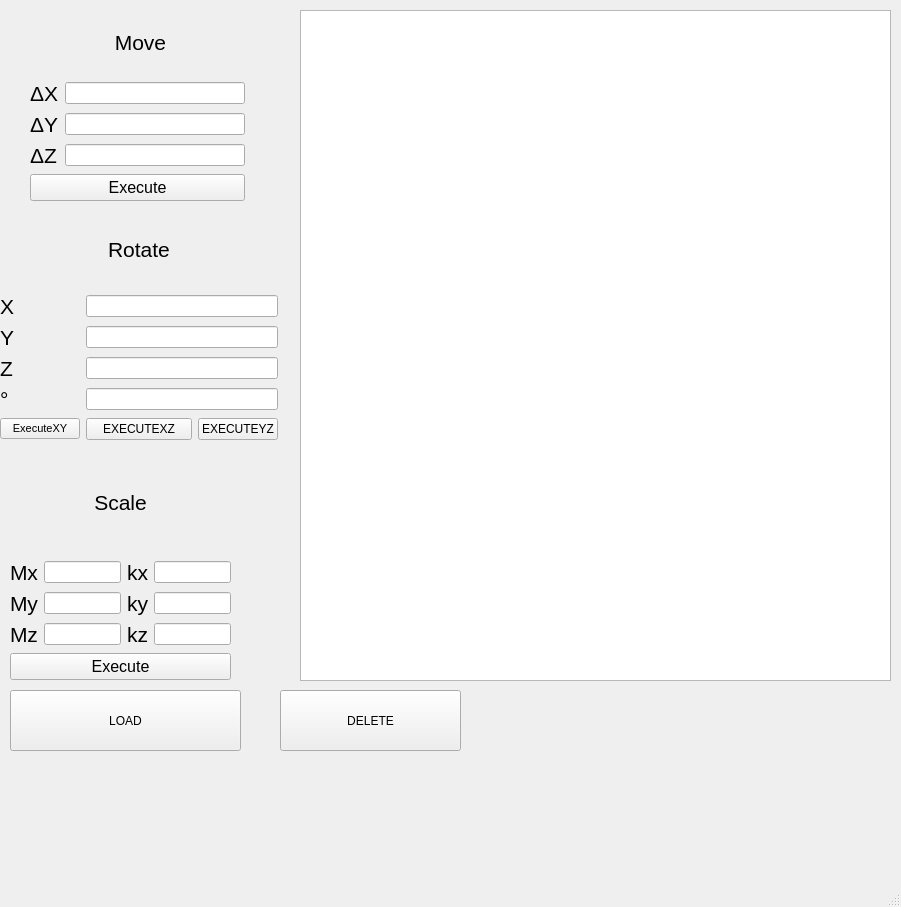
<?xml version="1.0" encoding="UTF-8"?>
<ui version="4.0">
 <class>MainWindow</class>
 <widget class="QMainWindow" name="MainWindow">
  <property name="geometry">
   <rect>
    <x>0</x>
    <y>0</y>
    <width>901</width>
    <height>907</height>
   </rect>
  </property>
  <property name="windowTitle">
   <string>MainWindow</string>
  </property>
  <widget class="QWidget" name="centralwidget">
   <widget class="QWidget" name="gridLayoutWidget">
    <property name="geometry">
     <rect>
      <x>30</x>
      <y>10</y>
      <width>221</width>
      <height>191</height>
     </rect>
    </property>
    <layout class="QGridLayout" name="gridLayout">
     <item row="1" column="0">
      <widget class="QLabel" name="label_4">
       <property name="font">
        <font>
         <pointsize>16</pointsize>
        </font>
       </property>
       <property name="text">
        <string>ΔX</string>
       </property>
      </widget>
     </item>
     <item row="0" column="0" colspan="3">
      <widget class="QLabel" name="label">
       <property name="font">
        <font>
         <pointsize>16</pointsize>
        </font>
       </property>
       <property name="text">
        <string>Move</string>
       </property>
       <property name="alignment">
        <set>Qt::AlignCenter</set>
       </property>
      </widget>
     </item>
     <item row="3" column="0">
      <widget class="QLabel" name="label_6">
       <property name="font">
        <font>
         <pointsize>16</pointsize>
        </font>
       </property>
       <property name="text">
        <string>ΔZ</string>
       </property>
      </widget>
     </item>
     <item row="2" column="0">
      <widget class="QLabel" name="label_5">
       <property name="font">
        <font>
         <pointsize>16</pointsize>
        </font>
       </property>
       <property name="text">
        <string>ΔY</string>
       </property>
      </widget>
     </item>
     <item row="4" column="0" colspan="2">
      <widget class="QPushButton" name="pushButton">
       <property name="font">
        <font>
         <pointsize>12</pointsize>
        </font>
       </property>
       <property name="text">
        <string>Execute</string>
       </property>
      </widget>
     </item>
     <item row="2" column="1">
      <widget class="QLineEdit" name="inputMovY"/>
     </item>
     <item row="1" column="1">
      <widget class="QLineEdit" name="inputMovX"/>
     </item>
     <item row="3" column="1">
      <widget class="QLineEdit" name="inputMovZ"/>
     </item>
    </layout>
   </widget>
   <widget class="QWidget" name="gridLayoutWidget_2">
    <property name="geometry">
     <rect>
      <x>0</x>
      <y>210</y>
      <width>278</width>
      <height>230</height>
     </rect>
    </property>
    <layout class="QGridLayout" name="gridLayout_2">
     <item row="2" column="0">
      <widget class="QLabel" name="label_7">
       <property name="font">
        <font>
         <pointsize>16</pointsize>
        </font>
       </property>
       <property name="text">
        <string>Y</string>
       </property>
      </widget>
     </item>
     <item row="4" column="1" colspan="3">
      <widget class="QLineEdit" name="inputRotateAngle"/>
     </item>
     <item row="5" column="3">
      <widget class="QPushButton" name="buttonExecYZ">
       <property name="text">
        <string>EXECUTEYZ</string>
       </property>
      </widget>
     </item>
     <item row="4" column="0">
      <widget class="QLabel" name="label_10">
       <property name="font">
        <font>
         <pointsize>16</pointsize>
        </font>
       </property>
       <property name="text">
        <string>°</string>
       </property>
      </widget>
     </item>
     <item row="2" column="1" colspan="3">
      <widget class="QLineEdit" name="inputRotateY"/>
     </item>
     <item row="1" column="1" colspan="3">
      <widget class="QLineEdit" name="inputRotateX"/>
     </item>
     <item row="1" column="0">
      <widget class="QLabel" name="label_9">
       <property name="font">
        <font>
         <pointsize>16</pointsize>
        </font>
       </property>
       <property name="text">
        <string>X</string>
       </property>
      </widget>
     </item>
     <item row="3" column="1" colspan="3">
      <widget class="QLineEdit" name="inputRotateZ"/>
     </item>
     <item row="3" column="0">
      <widget class="QLabel" name="label_8">
       <property name="font">
        <font>
         <pointsize>16</pointsize>
        </font>
       </property>
       <property name="text">
        <string>Z</string>
       </property>
      </widget>
     </item>
     <item row="0" column="0" colspan="4">
      <widget class="QLabel" name="label_2">
       <property name="font">
        <font>
         <pointsize>16</pointsize>
        </font>
       </property>
       <property name="text">
        <string>Rotate</string>
       </property>
       <property name="alignment">
        <set>Qt::AlignCenter</set>
       </property>
      </widget>
     </item>
     <item row="5" column="0">
      <widget class="QPushButton" name="buttonExecXY">
       <property name="font">
        <font>
         <pointsize>8</pointsize>
        </font>
       </property>
       <property name="text">
        <string>ExecuteXY</string>
       </property>
      </widget>
     </item>
     <item row="5" column="1" colspan="2">
      <widget class="QPushButton" name="buttonExecXZ">
       <property name="text">
        <string>EXECUTEXZ</string>
       </property>
      </widget>
     </item>
    </layout>
   </widget>
   <widget class="QWidget" name="gridLayoutWidget_3">
    <property name="geometry">
     <rect>
      <x>10</x>
      <y>450</y>
      <width>221</width>
      <height>230</height>
     </rect>
    </property>
    <layout class="QGridLayout" name="gridLayout_3">
     <item row="1" column="0">
      <widget class="QLabel" name="label_11">
       <property name="font">
        <font>
         <pointsize>16</pointsize>
        </font>
       </property>
       <property name="text">
        <string>Mx</string>
       </property>
      </widget>
     </item>
     <item row="2" column="1">
      <widget class="QLineEdit" name="inputMy"/>
     </item>
     <item row="3" column="0">
      <widget class="QLabel" name="label_13">
       <property name="font">
        <font>
         <pointsize>16</pointsize>
        </font>
       </property>
       <property name="text">
        <string>Mz</string>
       </property>
      </widget>
     </item>
     <item row="3" column="1">
      <widget class="QLineEdit" name="inputMz"/>
     </item>
     <item row="1" column="1">
      <widget class="QLineEdit" name="inputMx"/>
     </item>
     <item row="2" column="0">
      <widget class="QLabel" name="label_12">
       <property name="font">
        <font>
         <pointsize>16</pointsize>
        </font>
       </property>
       <property name="text">
        <string>My</string>
       </property>
      </widget>
     </item>
     <item row="1" column="2">
      <widget class="QLabel" name="label_14">
       <property name="font">
        <font>
         <pointsize>16</pointsize>
        </font>
       </property>
       <property name="text">
        <string>kx</string>
       </property>
      </widget>
     </item>
     <item row="1" column="3">
      <widget class="QLineEdit" name="inputKx"/>
     </item>
     <item row="2" column="2">
      <widget class="QLabel" name="label_15">
       <property name="font">
        <font>
         <pointsize>16</pointsize>
        </font>
       </property>
       <property name="text">
        <string>ky</string>
       </property>
      </widget>
     </item>
     <item row="3" column="2">
      <widget class="QLabel" name="label_16">
       <property name="font">
        <font>
         <pointsize>16</pointsize>
        </font>
       </property>
       <property name="text">
        <string>kz</string>
       </property>
      </widget>
     </item>
     <item row="2" column="3">
      <widget class="QLineEdit" name="inputKy"/>
     </item>
     <item row="3" column="3">
      <widget class="QLineEdit" name="inputKz"/>
     </item>
     <item row="5" column="0" colspan="4">
      <widget class="QPushButton" name="pushButton_4">
       <property name="font">
        <font>
         <pointsize>12</pointsize>
        </font>
       </property>
       <property name="text">
        <string>Execute</string>
       </property>
      </widget>
     </item>
     <item row="0" column="0" colspan="4">
      <widget class="QLabel" name="label_3">
       <property name="font">
        <font>
         <pointsize>16</pointsize>
        </font>
       </property>
       <property name="text">
        <string>Scale</string>
       </property>
       <property name="alignment">
        <set>Qt::AlignCenter</set>
       </property>
      </widget>
     </item>
    </layout>
   </widget>
   <widget class="QPushButton" name="pushButton_2">
    <property name="geometry">
     <rect>
      <x>10</x>
      <y>690</y>
      <width>231</width>
      <height>61</height>
     </rect>
    </property>
    <property name="text">
     <string>LOAD</string>
    </property>
   </widget>
   <widget class="QGraphicsView" name="graphicsView">
    <property name="geometry">
     <rect>
      <x>300</x>
      <y>10</y>
      <width>591</width>
      <height>671</height>
     </rect>
    </property>
   </widget>
   <widget class="QPushButton" name="pushButton_3">
    <property name="geometry">
     <rect>
      <x>280</x>
      <y>690</y>
      <width>181</width>
      <height>61</height>
     </rect>
    </property>
    <property name="text">
     <string>DELETE</string>
    </property>
   </widget>
  </widget>
  <widget class="QMenuBar" name="menubar">
   <property name="geometry">
    <rect>
     <x>0</x>
     <y>0</y>
     <width>901</width>
     <height>25</height>
    </rect>
   </property>
  </widget>
  <widget class="QStatusBar" name="statusbar"/>
  <action name="actionClear">
   <property name="text">
    <string>Clear</string>
   </property>
  </action>
 </widget>
 <resources/>
 <connections/>
</ui>
